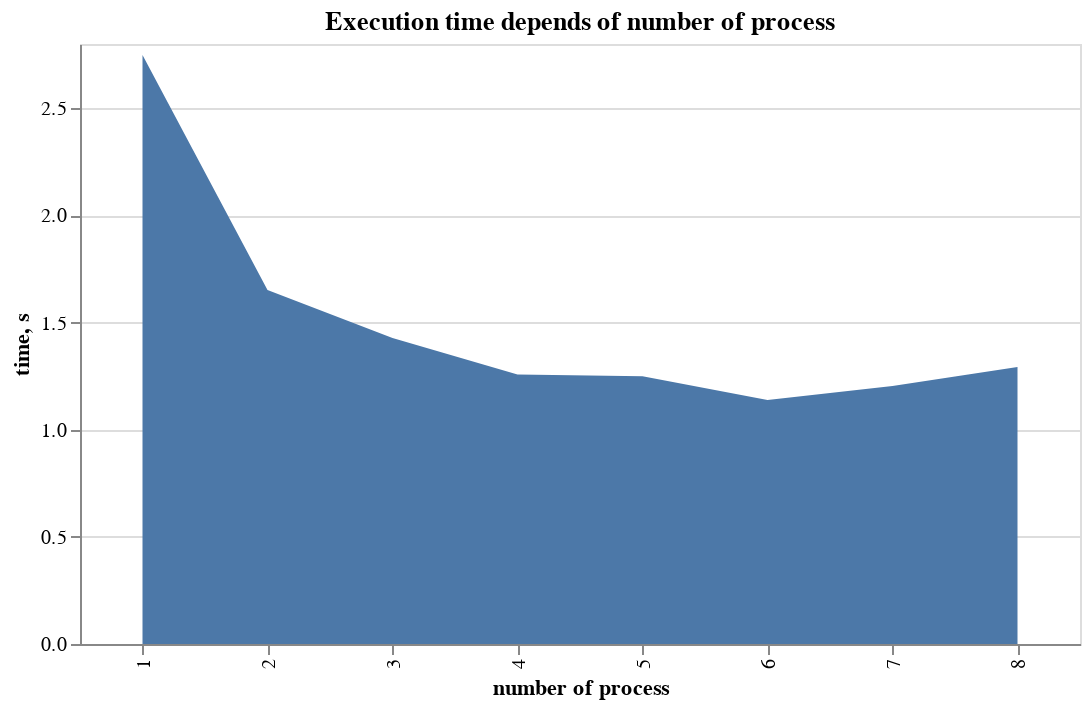

Here is the notebook cell this chart was saved with:
### Code cell
import altair as alt

alt.Chart(df).mark_area().encode(
    x='number of process',
    y='time, s'
).properties(
    title='Execution time depends of number of process',
    width=500,
    height=300
)

### Figure 1 — Vega-Lite specification as saved in the notebook (floating-point values rounded to 4 significant figures)
{"$schema": "https://vega.github.io/schema/vega-lite/v3.4.0.json", "config": {"mark": {"tooltip": null}, "view": {"height": 300, "width": 400}}, "data": {"name": "data-a8b82df650d92d0b02c89cb0e879f4cb"}, "datasets": {"data-a8b82df650d92d0b02c89cb0e879f4cb": [{"number of process": "1", "parallel loss": 0, "time, s": 2.749, "versus one": 1}, {"number of process": "2", "parallel loss": 0.168, "time, s": 1.652, "versus one": 1.664}, {"number of process": "3", "parallel loss": 0.3585, "time, s": 1.428, "versus one": 1.924}, {"number of process": "4", "parallel loss": 0.4535, "time, s": 1.257, "versus one": 2.186}, {"number of process": "5", "parallel loss": 0.56, "time, s": 1.249, "versus one": 2.2}, {"number of process": "6", "parallel loss": 0.5977, "time, s": 1.139, "versus one": 2.413}, {"number of process": "7", "parallel loss": 0.674, "time, s": 1.204, "versus one": 2.282}, {"number of process": "8", "parallel loss": 0.7343, "time, s": 1.293, "versus one": 2.126}]}, "encoding": {"x": {"field": "number of process", "type": "nominal"}, "y": {"field": "time, s", "type": "quantitative"}}, "height": 300, "mark": "area", "title": "Execution time depends of number of process", "width": 500}
